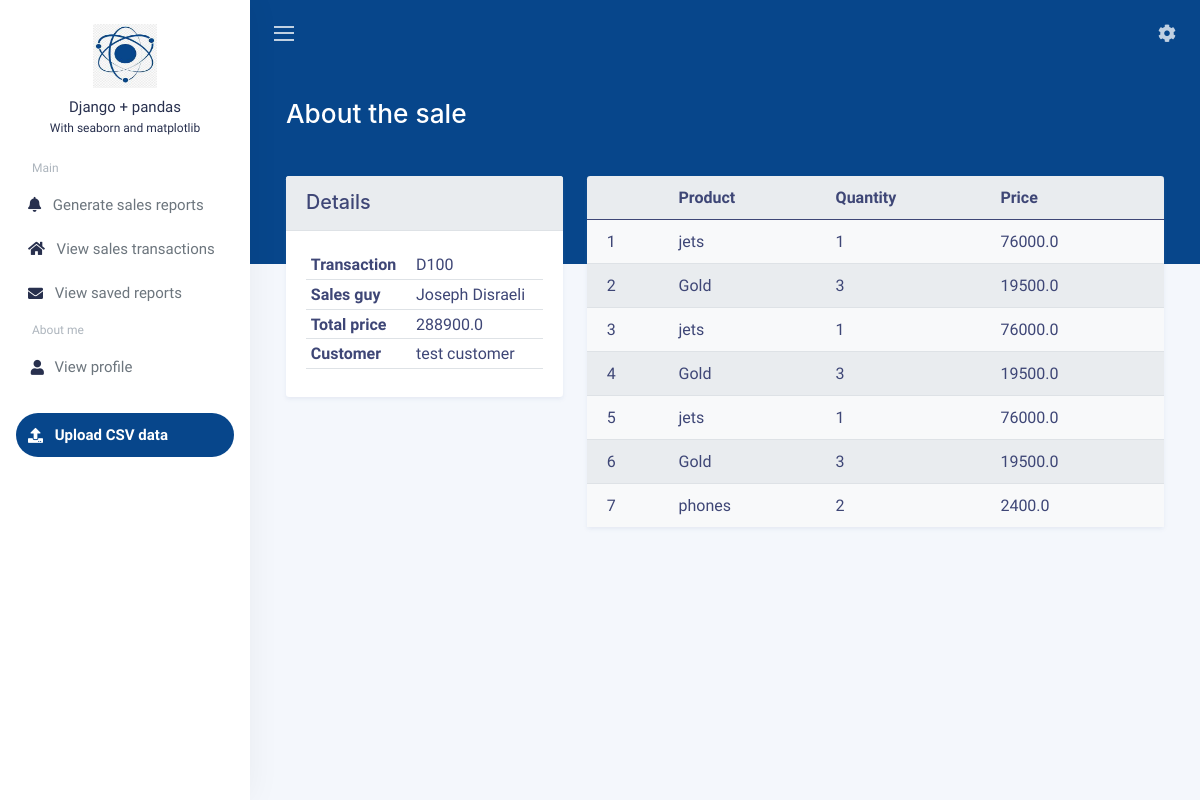
The app's page /sales/77 (signed in) with its own data.
### sales/models.py (models this page shows, shortened)
class Sale(models.Model):
    transaction_id=models.CharField(max_length=12,blank=True)
    positions=models.ManyToManyField(Position, verbose_name="position_sale")
    total_price=models.FloatField(blank=True,null=True)
    sales_guy=models.ForeignKey(Profile, verbose_name="sales_guy_profile", on_delete=models.CASCADE)
    customer=models.ForeignKey(Customer, verbose_name="customer_customer", on_delete=models.CASCADE)
    updated_on=models.DateTimeField(auto_now=True)
    created_on=models.DateTimeField(blank=True,null=True)
    def get_positions(self):
        return self.positions.all()

class Position(models.Model):
    product=models.ForeignKey(Product, verbose_name="product_sales", on_delete=models.CASCADE)
    quantity=models.PositiveIntegerField()
    price=models.FloatField(blank=True,null=True)
    created_on=models.DateTimeField(blank=True,null=True)

### profiles/models.py (models this page shows, shortened)
class Profile(models.Model):
    user=models.OneToOneField(User, verbose_name="profile_user", on_delete=models.CASCADE)
    bio=models.TextField(blank=True,null=True)
    avatar=models.ImageField(help_text="profile avatar", upload_to="medial")

### customers/models.py (models this page shows, shortened)
class Customer(models.Model):
    name=models.CharField(max_length=65)
    image=models.ImageField(upload_to='customers', default="no_image.webp")

### products/models.py (models this page shows, shortened)
class Product(models.Model):
    name=models.CharField(max_length=120)
    image=models.ImageField(upload_to='products', default="no_image.webp")
    price=models.FloatField(help_text="in USD")
    created_on=models.DateTimeField(auto_now_add=True)
    updated_on=models.DateTimeField(auto_now=True)
    added_by=models.ForeignKey(User, verbose_name="product_added_by", on_delete=models.CASCADE)

### sales/views.py (the view)
# urls.py: path('sales/<pk>',views.SalesDetilView.as_view(),name="detail"),
class SalesDetilView(LoginRequiredMixin,DetailView):
    model=Sale
    template_name="sales/detail.html"

### templates/sales/detail.html (shortened to what this page needs)
{% extends 'base.html' %} {% load static %} {% block page %} {% block title %}About the sale{% endblock title %}
<div class="col-12">
  <div class="w-100">
    <div class="row">
      <div class="col-12 col-lg-4">
        <div class="col-xxl-3">
          <div class="card">
            <div class="card-header bg-light border-bottom">
              <h2 class="card-title mb-0">Details</h2>
            </div>
            <div class="card-body">
              <table class="table table-sm my-2">
                <tbody>
                  <tr>
                    <th>Transaction</th>
                    <td>{{ object.transaction_id }}</td>
                  </tr>
                  <tr>
                    <th>Sales guy</th>
                    <td>{{object.sales_guy.user.get_full_name}}</td>
                  </tr>
                  <tr>
                    <th>Total price</th>
                    <td>{{ object.total_price }}</td>
                  </tr>
                  <tr>
                    <th>Customer</th>
                    <td>{{object.customer.name}}</td>
                  </tr>
                </tbody>
              </table>
            </div>
          </div>
        </div>
      </div>
      <div class="col-12 col-lg-8">
        <div class="card mb-3 bg-light cursor-grab">
          <table class="table table-striped table-hover">
            <thead>
              <tr>
                <th></th>
                <th>Product</th>
                <th>Quantity</th>
                <th>Price</th>
              </tr>
            </thead>
            <tbody>
              {% for obj in object.get_positions %}
              <tr>
                <td>{{forloop.counter }}</td>
                <td>{{obj.product.name}}</td>
                <td>{{obj.quantity}}</td>
                <td>{{obj.price}}</td>
              </tr>
              {% endfor %}
            </tbody>
          </table>
        </div>
      </div>
    </div>
  </div>
</div>
{% endblock page %}

### templates/base.html (style rules this page uses)
.card-title { color: #3e4676; font-size: 1.2375rem; line-height: 1.5; }

### records on screen
Sale: transaction_id "D100", sales_guy.user.get_full_name "Joseph Disraeli", total_price "288900.0", customer.name "test customer"
Position: product.name "jets", quantity "1", price "76000.0"
Position: product.name "Gold", quantity "3", price "19500.0"
Position: product.name "jets", quantity "1", price "76000.0"
Position: product.name "Gold", quantity "3", price "19500.0"
Position: product.name "jets", quantity "1", price "76000.0"
Position: product.name "Gold", quantity "3", price "19500.0"
Position: product.name "phones", quantity "2", price "2400.0"
